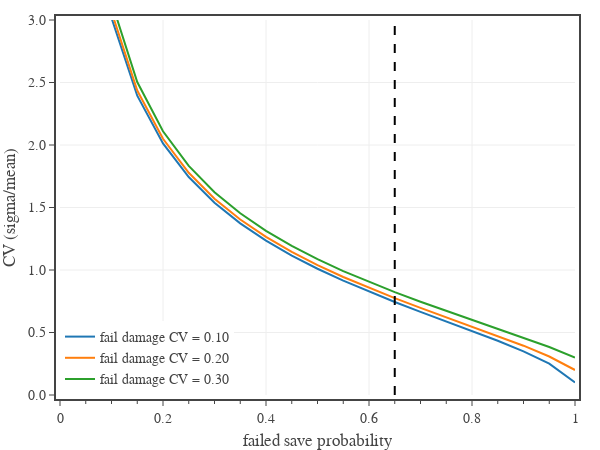

The notebook cell saved with this chart:
### Code cell
# Total CV or saving throw that deals no damage on a successful save

# create figure
fig = go.Figure(
    layout=go.Layout(
        template=tfb.FIG_TEMPLATE,
        xaxis=dict(
            title_text='failed save probability',
            range=[0, 1],
            tick0=0, dtick=0.2,
            minor=dict(tick0=0, dtick=0.05),
        ),
        yaxis=dict(
            title_text='CV (sigma/mean)',
            #type='log',
            range=[0, 3],
            #tick0=0, dtick=1,
            #minor=dict(tick0=0, dtick=1),
            tickformat='0.1f',
        ),
        legend=dict(
            xanchor='left', yanchor='bottom',
            x=0.00, y=0.00,
            orientation='v',
            tracegroupgap=0,
        )
    )
)

p_fail = np.linspace(0.05, 1, 20)
ds = 0
for cv in [0.1,0.2,0.3]:
    fail_state = {'probability': 0, 'mean': 1, 'sigma': cv}
    success_state = {'probability': 0, 'mean': 0, 'sigma': 0}
    act_cv = []
    for p in p_fail:
        fail_state['probability'] = p
        success_state['probability'] = 1 - p
        act_cv += [save_sigma(fail_state, success_state)/save_mean(fail_state, success_state)]

    fig.add_trace(go.Scatter(
        x=p_fail, 
        y=act_cv,
        mode='lines',
        name=f'fail damage CV = {cv:.2f}',
        hovertemplate=
            'fail prob %{x:.0%}<br>'+
            'CV %{y:.2f}<extra></extra>'
    ))

fig.add_trace(go.Scatter(
    x=[0.65, 0.65], 
    y=[0,3],
    mode='lines',
    showlegend=False,
    hoverinfo='skip',
    line=dict(color='black', dash='dash')
))

# show figure
fig.update_layout(width=600, height=450)
fig.show(config=tfb.FIG_CONFIG)

# save figures
if SAVEFIGS:
    fig.update_layout(autosize=True, width=None, height=None)
    #tfb.save_fig_html(fig, format='large', name=f'./fig-save-cv-zero-large')
    #tfb.save_fig_html(fig, format='small', name=f'./fig-save-cv-zero-small')

### Figure 1 — Plotly figure (JSON) as saved in the notebook; plotly's stock layout.template omitted (floating-point values rounded to 4 significant figures)
{"data": [{"hovertemplate": "fail prob %{x:.0%}<br>CV %{y:.2f}<extra></extra>", "mode": "lines", "name": "fail damage CV = 0.10", "type": "scatter", "x": [0.05, 0.1, 0.15, 0.2, 0.25, 0.3, 0.35, 0.4, 0.45, 0.5, 0.55, 0.6, 0.65, 0.7, 0.75, 0.8, 0.85, 0.9, 0.95, 1], "y": [4.382, 3.017, 2.394, 2.012, 1.744, 1.538, 1.373, 1.235, 1.116, 1.01, 0.9145, 0.8266, 0.7442, 0.6655, 0.5888, 0.5123, 0.4339, 0.3496, 0.2513, 0.1]}, {"hovertemplate": "fail prob %{x:.0%}<br>CV %{y:.2f}<extra></extra>", "mode": "lines", "name": "fail damage CV = 0.20", "type": "scatter", "x": [0.05, 0.1, 0.15, 0.2, 0.25, 0.3, 0.35, 0.4, 0.45, 0.5, 0.55, 0.6, 0.65, 0.7, 0.75, 0.8, 0.85, 0.9, 0.95, 1], "y": [4.45, 3.066, 2.436, 2.049, 1.778, 1.571, 1.404, 1.265, 1.145, 1.039, 0.9439, 0.8563, 0.7746, 0.6969, 0.6218, 0.5477, 0.4728, 0.3944, 0.3078, 0.2]}, {"hovertemplate": "fail prob %{x:.0%}<br>CV %{y:.2f}<extra></extra>", "mode": "lines", "name": "fail damage CV = 0.30", "type": "scatter", "x": [0.05, 0.1, 0.15, 0.2, 0.25, 0.3, 0.35, 0.4, 0.45, 0.5, 0.55, 0.6, 0.65, 0.7, 0.75, 0.8, 0.85, 0.9, 0.95, 1], "y": [4.561, 3.146, 2.503, 2.11, 1.833, 1.623, 1.454, 1.313, 1.193, 1.086, 0.9909, 0.9037, 0.8228, 0.7464, 0.6733, 0.6021, 0.5314, 0.4595, 0.3839, 0.3]}, {"hoverinfo": "skip", "line": {"color": "black", "dash": "dash"}, "mode": "lines", "showlegend": false, "type": "scatter", "x": [0.65, 0.65], "y": [0, 3]}], "layout": {"height": 450, "legend": {"orientation": "v", "tracegroupgap": 0, "x": 0, "xanchor": "left", "y": 0, "yanchor": "bottom"}, "width": 600, "xaxis": {"dtick": 0.2, "minor": {"dtick": 0.05, "tick0": 0}, "range": [0, 1], "tick0": 0, "title": {"text": "failed save probability"}}, "yaxis": {"range": [0, 3], "tickformat": "0.1f", "title": {"text": "CV (sigma/mean)"}}}}
